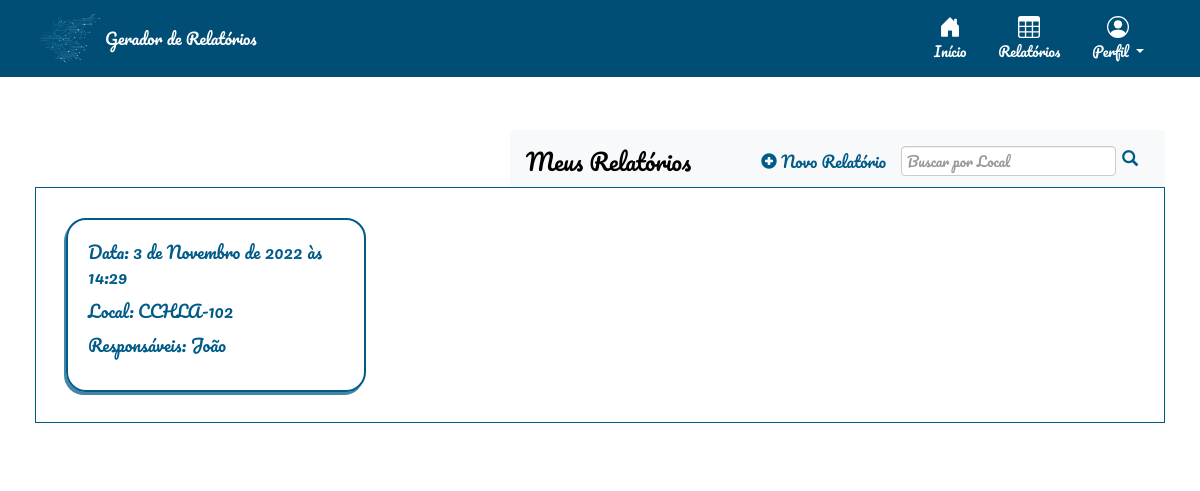
The app's page / (signed in) with its own data.
### relatorio/models.py (models this page shows)
class Relatorio(models.Model):
    autor = models.ForeignKey(User, default=None, on_delete=models.CASCADE)
    data = models.DateTimeField()
    local = models.CharField(max_length=100)
    temperatura = models.IntegerField()
    clima = models.CharField(max_length=100)
    responsaveis = models.TextField(blank=True)
    qualiprof = models.CharField(max_length=100, default='')
    riscos = models.CharField(max_length=100, default='[]')
    equipamentos = models.CharField(max_length=100, default='[]')
    sinalizacao = models.CharField(max_length=100, default='[]')
    desligamento = models.CharField(max_length=4, default='')
    integridade = models.CharField(max_length=4, default='')
    dialogo = models.CharField(max_length=4, default='')
    curso_nr = models.CharField(max_length=4, default='')
    conferido = models.CharField(max_length=4, default='')
    delimitar_area = models.CharField(max_length=4, default='')
    auxconces = models.CharField(max_length=4, default='')
    tensao = models.CharField(max_length=4, default='')
    aterramento = models.CharField(max_length=4, default='')
    altura = models.CharField(max_length=4, default='')
    cinto_seg = models.CharField(max_length=4, default='')
    requi_seg = models.CharField(max_length=4, default='')
    reavaliacao = models.CharField(max_length=4, default='')
    tempambiente = models.CharField(max_length=100, default='')
    condambiente = models.CharField(max_length=100, default='')
    altitude = models.CharField(max_length=100, default='')
    presagua = models.CharField(max_length=100, default='')
    pressolidos = models.CharField(max_length=100, default='')
    pressubst = models.CharField(max_length=100, default='')
    solmecanicas = models.CharField(max_length=100, default='')
    presmofo = models.CharField(max_length=100, default='')
    presfauna = models.CharField(max_length=100, default='')
    infleletro = models.CharField(max_length=100, default='')
    radsolar = models.CharField(max_length=100, default='')
    descatm = models.CharField(max_length=100, default='')
    movdoar = models.CharField(max_length=100, default='')
    vento = models.CharField(max_length=100, default='')
    competencia = models.CharField(max_length=100, default='')
    reseletr = models.CharField(max_length=100, default='')
    contpessoas = models.CharField(max_length=100, default='')
    condfuga = models.CharField(max_length=100, default='')
    natmatpr = models.CharField(max_length=100, default='')
    natmatcons = models.CharField(max_length=100, default='')
    classestr = models.CharField(max_length=100, default='')
    documentacao = models.CharField(max_length=100, default='')
    ambientesofreu = models.CharField(max_length=100, default='')
    instalacaoinspecionada = models.CharField(max_length=100, default='')
    linhaseletricasdisp = models.CharField(max_length=100, default='')
    compinstalacao = models.CharField(max_length=100, default='')
    linhaseletricascorr = models.CharField(max_length=100, default='')
    tomadasdeforca = models.CharField(max_length=100, default='')
    qtdesufitomadas = models.CharField(max_length=100, default='')
    instlquadist = models.CharField(max_length=100, default='')
    novoscircuitos = models.CharField(max_length=100, default='')
    advquadist = models.CharField(max_length=100, default='')
    dispprotecaoident = models.CharField(max_length=100, default='')
    protcircuitos = models.CharField(max_length=100, default='')
    barramentoquadist = models.CharField(max_length=100, default='')
    bitola = models.CharField(max_length=100, default='')
    condutident = models.CharField(max_length=100, default='')
    disjundif = models.CharField(max_length=100, default='')
    dispprotecaosurtos = models.CharField(max_length=100, default='')
    servseguranca = models.CharField(max_length=100, default='')
    esqaterramento = models.CharField(max_length=100, default='')
    reservadeenergia = models.CharField(max_length=100, default='')
    fontseguranca = models.CharField(max_length=100, default='')
    paralelismo = models.CharField(max_length=100, default='')
    capbarramento = models.PositiveSmallIntegerField(default=0)
    protgeral = models.PositiveSmallIntegerField(default=0)
    protdr = models.PositiveSmallIntegerField(default=0)
    protdps = models.PositiveSmallIntegerField(default=0)
    vab = models.PositiveSmallIntegerField(default=0)
    van = models.PositiveSmallIntegerField(default=0)
    ia= models.PositiveSmallIntegerField(default=0)
    vbc = models.PositiveSmallIntegerField(default=0)
    vbn = models.PositiveSmallIntegerField(default=0)
    ib= models.PositiveSmallIntegerField(default=0)
    vca = models.PositiveSmallIntegerField(default=0)
    vcn = models.PositiveSmallIntegerField(default=0)
    ic= models.PositiveSmallIntegerField(default=0)
    continuidade = models.CharField(max_length=100, default='')
    resistencia = models.CharField(max_length=100, default='')
    selvpelv = models.CharField(max_length=100, default='')
    verificacao = models.CharField(max_length=100, default='')
    ensaiodetensao = models.CharField(max_length=100, default='')
    ensaiodefunc = models.CharField(max_length=100, default='')

### relatorio/views.py (the view)
# urls.py: path('', relatorio_views.relatorio_list, name="home"),
@login_required(login_url="/accounts/login/")
def relatorio_list(request):
    usuario = request.user
    if(request.method=='POST'):
        busca = request.POST['busca']
        relatorios = Relatorio.objects.filter(autor=usuario, local__contains=busca).order_by('data')
        return render(request, 'relatorio/relatorio_list.html', {'relatorios': relatorios, 'busca':busca})
    relatorios = Relatorio.objects.filter(autor=usuario).order_by('data')
    return render(request, 'relatorio/relatorio_list.html', {'relatorios': relatorios})

### relatorio/templates/relatorio/relatorio_list.html (shortened to what this page needs)
{% extends 'base_layout.html' %}
{% block content %}
<div id="relatorios-lista" class="container-fluid">
        <nav class="navbar navbar-expand-lg bg-light">
            <a class="navbar-brand" href="#">Meus Relatórios</a>
            <div class="collapse navbar-collapse" id="navbarSupportedContent">
              <ul class="navbar-nav mr-auto">
                <li class="nav-item active">
                    <a id="botao-icon" class="nav-link" href="{% url 'relatorio:cria' %}">
                        <span class="glyphicon glyphicon-plus-sign"></span>
                        Novo Relatório
                    </a>
                </li>
                <li class="nav-item active">
                  <form method=POST action="{% url 'home' %}" class="form-inline my-2 my-lg-0">
                    <input class="form-control mr-sm-2" id="buscalocal" type="search" placeholder="Buscar por Local" aria-label="Search" name="busca">
                    <button class="btn-outline-secondary" id="searchbutton" type="submit"><i class="glyphicon glyphicon-search"></i></button>
                  </form>
                </li>
              </ul>
            </div>
          </nav>
    <div id="relatorios"  class="container-fluid">
        {% if not relatorios %}
            {% if busca %}
                <br>
                <p style="margin-left: 20px;">  Sua busca por <span style="color:rgba(221, 33, 33, 0.705);">' {{ busca }} '</span> não encontrou resultados.</p>
                <br>
            {% else %}
                <br>
                <p style="margin-left: 20px; color:rgba(221, 33, 33, 0.705);">  Não há nenhum relatório ainda.</p>
                <br>
            {% endif %}
        {% else %}
            {% for relatorio in relatorios %}
            <a href="{% url 'relatorio:visualiza' rel_id=relatorio.id %}">
                <div id="relatorio" class="container-fluid">
                    <p>Data: {{ relatorio.data }}</p>
                    <p>Local: {{ relatorio.local }}</p>
                    <p class="obs">Responsáveis: {{ relatorio.responsaveis }}</p>
                </div>
            </a>
            {% endfor %}
        {% endif %}
        </div>
    </div>
</div>
{% endblock %}

### assets/styles.css (style rules this page uses)
html, body { padding:0; margin:0; height:100%; }
body { background-color: #ffffff; color: #005b88; font-family: Pacifico; font-size: medium; }
p.obs { white-space: nowrap; overflow: hidden; text-overflow: ellipsis; width: 220px; word-wrap: break-word; padding-bottom: 1%; }
#relatorios { width: 100%; display: table; border: 1px solid #005b88; align-self: center; margin: 40px; margin-top: 0px; margin-left: auto; font-size: 17px; position: relative; padding-right: 0px; padding-left: 0px; }
#relatorio { width: 250px; border-radius: 20px; float: left; box-shadow: -2px 3px #005b88bd; border: 2px solid #005b88; margin: 30px; padding: 20px; }
a { color: #005b88; }
a, a:hover, a:visited { text-decoration: none; }
nav { justify-self: end; }
.navbar { margin-bottom: 0px; padding-bottom: 0px; margin-top: 3%; }
nav a { display: inline-block; margin-left: 20px; }
.nav-item { padding-inline: 5px; }
.form-inline { display: inline-table; }
#buscalocal { display: inline-block; width: fit-content; height: 30px; padding: 5px; }
#botao-icon { background: none; font-family: Pacifico; color: #005b88; cursor: pointer; border-width: 0; justify-self: start; cursor: pointer; padding: 5px; }
.navbar-collapse { justify-content: flex-end; }
.navbar-brand { margin-left: 0px; font-size: 23px; }
.form-control { padding: 0px; height: 20px; line-height: 2.1; }
.btn-outline-secondary { background-color: #005b88; color: #f8fcff; border: 1px solid #005b88; }
#searchbutton { color: #005b88; background-color: inherit; border: 0px; float: right; }
@media (min-width: 768px) { .navbar-collapse.collapse { display: flex!important; } }
@media (min-width: 768px) { #relatorio { width: 300px; } }
@media (min-width: 768px) { p.obs { width: 270px; } }

### records on screen
Relatorio: data "3 de Novembro de 2022 às 14:29", local "CCHLA-102", responsaveis "João"
